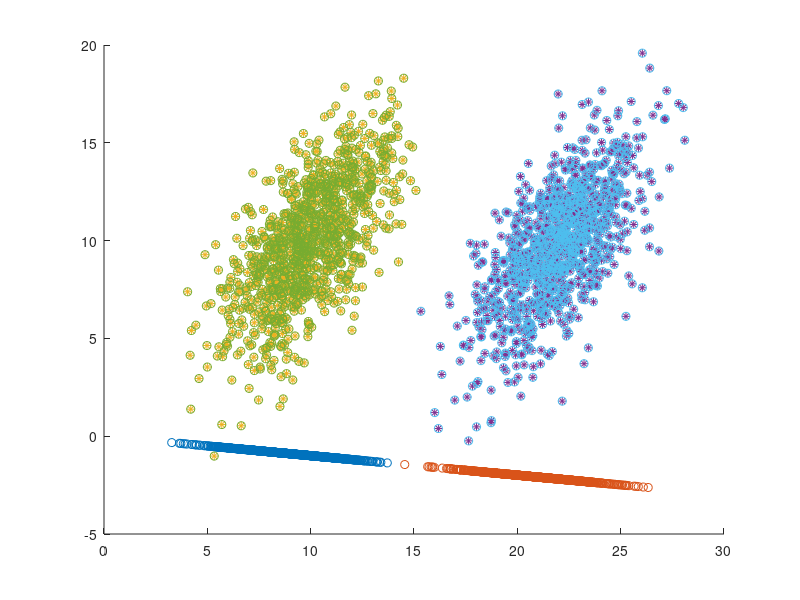

Write the MATLAB code that produced this figure.
mu1 = [10;10];
mu2 = [22;10];
sigma = [4 4;4 9];

data1 = mvnrnd(mu1,sigma,1000);
data2 = mvnrnd(mu2,sigma,1000);
data = [data1;data2];
[pcaV s l] = pca(data);

for i = 1:2000
    dots(i) = dot(data(i,:),pcaV(1,:));
end

project = dots' * pcaV(1,:);
projectC1 = project(1:1000,:);
projectC2 = project(1001:2000,:);

scatter(projectC1(:,1),projectC1(:,2));
hold on
scatter(projectC2(:,1),projectC2(:,2));

scatter(data1(:,1),data1(:,2) , '*');
scatter(data2(:,1),data2(:,2) , '*');

recontruct = s * pcaV' + mean(data);
recontruct1 = recontruct(1:1000,:);
recontruct2 = recontruct(1001:2000,:);

scatter(recontruct1(:,1),recontruct1(:,2));
scatter(recontruct2(:,1),recontruct2(:,2));

mse = sum((data - recontruct).^2);
    